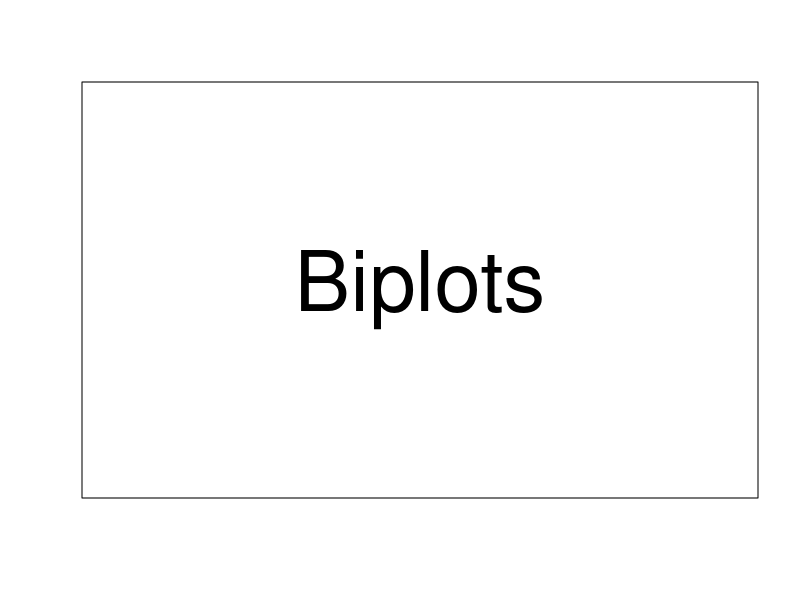

This figure's R source: (Note: this script raises an error after producing the figure.)
if (interactive())
   old.prompt <- devAskNewPage(TRUE)

##################################################
#   Some examples from the OpenRepGrid package   #
##################################################

#### Biplots ####
plot(0, type="n", xaxt="n", yaxt="n", xlab="", ylab="")
text(1, 0, "Biplots", cex=5)

#### Standard biplot ####
biplot2d(feixas2004)

#### Slater's INGRID biplot ####
biplotSlater2d(feixas2004)

#### Creating an ESA biplot ####
biplotEsa2d(feixas2004)

#### Pseudo 3D biplot #####
biplotPseudo3d(feixas2004)

#### 3D biplot #####
x <- scan(n=1)
biplot3d(boeker)

#### Bertin displays ####
plot(0, type="n", xaxt="n", yaxt="n", xlab="", ylab="")
text(1, 0, "Bertin \ndisplay", cex=5)

#### Bertin display ####
bertin(feixas2004)

#### Colored display ####
bertin(feixas2004, colors=c("white", "darkred"))

#### Clustered Bertin display ####
x <- scan(n=1)
dev.off()
dev.new()

plot(0, type="n", xaxt="n", yaxt="n", xlab="", ylab="")
text(1, 0, "Clustered \nBertin display", cex=5)

#### Clustered Bertin display ####
bertinCluster(feixas2004)

###############################################
if (interactive())
  devAskNewPage(old.prompt)
  